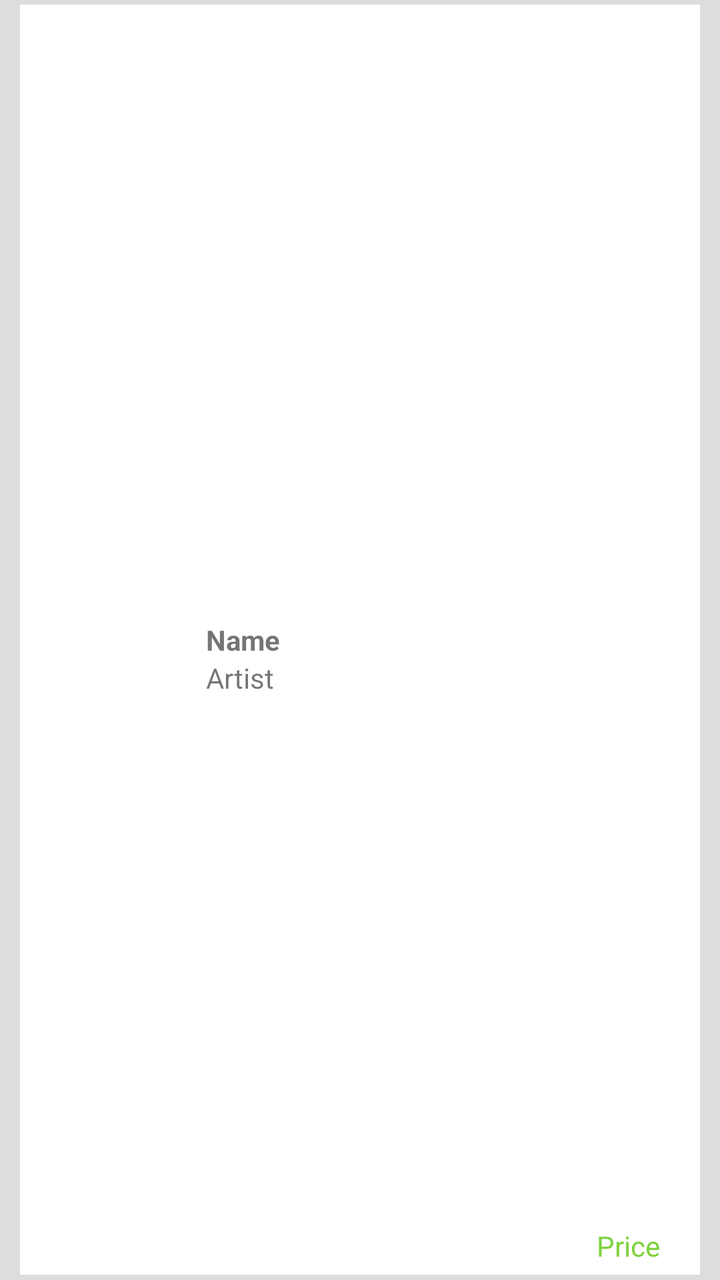
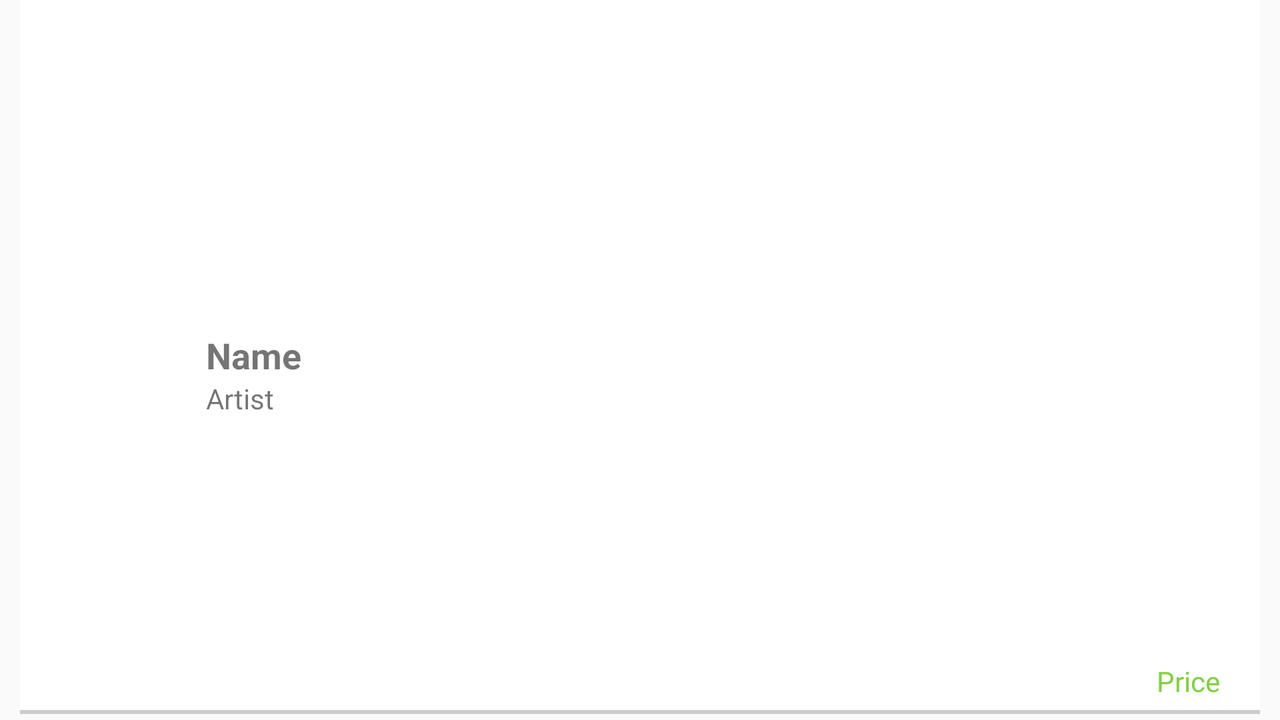

Two renders of one Android screen. The first uses the default layout on a phone; the second uses the alternative layout the repository ships for a different screen configuration, on a matching device. The two XML files are below.
<!-- AndroidManifest.xml: application theme AppTheme -->
<!-- res/layout/app_adapter.xml -->
<?xml version="1.0" encoding="utf-8"?>
<RelativeLayout xmlns:android="http://schemas.android.com/apk/res/android"
    android:id="@+id/mainContainer"
    android:layout_width="match_parent"
    android:layout_height="100dp"
    android:background="#dddddd" >

    <View
        android:id="@+id/shadowView"
        android:layout_width="match_parent"
        android:layout_height="match_parent"
        android:layout_marginBottom="3dp"
        android:layout_marginLeft="10dp"
        android:layout_marginRight="10dp"
        android:layout_marginTop="10dp"
        android:background="#cccccc" />

    <RelativeLayout
        android:id="@+id/innerContainer"
        android:layout_width="match_parent"
        android:layout_height="match_parent"
        android:layout_centerHorizontal="true"
        android:layout_centerVertical="true"
        android:layout_marginBottom="5dp"
        android:layout_marginLeft="10dp"
        android:layout_marginRight="10dp"
        android:background="#ffffff" >

        <ImageView
            android:id="@+id/icon"
            android:layout_width="53dp"
            android:layout_height="53dp"
            android:layout_alignParentLeft="true"
            android:layout_centerVertical="true"
            android:layout_marginLeft="20dp"
            android:scaleType="fitStart"
            android:adjustViewBounds="true"/>

        <TextView
            android:id="@+id/name"
            android:layout_width="wrap_content"
            android:layout_height="wrap_content"
            android:layout_centerVertical="true"
            android:layout_marginLeft="20dp"
            android:layout_toRightOf="@+id/icon"
            android:textStyle="bold"
            android:text="Name" />

        <TextView
            android:id="@+id/artist"
            android:layout_width="wrap_content"
            android:layout_height="wrap_content"
            android:layout_centerVertical="true"
            android:layout_below="@+id/name"
            android:layout_marginLeft="20dp"
            android:layout_toRightOf="@+id/icon"
            android:text="Artist" />

        <TextView
            android:id="@+id/price"
            android:layout_width="wrap_content"
            android:layout_height="wrap_content"
            android:layout_marginRight="20dp"
            android:layout_alignParentBottom="true"
            android:layout_alignParentRight="true"
            android:layout_marginBottom="5dp"
            android:textColor="@color/priceTextColor"
            android:text="Price" />

    </RelativeLayout>

</RelativeLayout>
<!-- resources referenced by this layout -->
<resources>
  <color name="priceTextColor">#7ED23E</color>
  <style name="AppTheme" parent="MyMaterialTheme.Base">
  
      </style>
  <style name="MyMaterialTheme.Base" parent="Theme.AppCompat.Light.DarkActionBar">
          <item name="windowNoTitle">true</item>
          <item name="windowActionBar">false</item>
          <item name="colorPrimary">@color/ColorPrimary</item>
          <item name="colorPrimaryDark">@color/ColorPrimaryDark</item>
          <item name="colorAccent">@color/colorAccent</item>
      </style>
  <color name="ColorPrimary">#FF5722</color>
  <color name="ColorPrimaryDark">#E64A19</color>
  <color name="colorAccent">#FF80AB</color>
</resources>
<!-- res/layout-land/app_adapter.xml (the author's variant of the layout above) -->
<!-- drawn on the phone turned sideways -->
<?xml version="1.0" encoding="utf-8"?>
<RelativeLayout xmlns:android="http://schemas.android.com/apk/res/android"
    android:id="@+id/mainContainer"
    android:layout_width="match_parent"
    android:layout_height="200dp" >

    <View
        android:id="@+id/shadowView"
        android:layout_width="wrap_content"
        android:layout_height="match_parent"
        android:layout_marginBottom="3dp"
        android:layout_marginLeft="10dp"
        android:layout_marginRight="10dp"
        android:layout_marginTop="10dp"
        android:background="#cccccc" />

    <RelativeLayout
        android:id="@+id/innerContainer"
        android:layout_width="wrap_content"
        android:layout_height="match_parent"
        android:layout_marginBottom="5dp"
        android:layout_marginLeft="10dp"
        android:layout_marginRight="10dp"
        android:background="#ffffff" >

        <ImageView
            android:id="@+id/icon"
            android:layout_width="53dp"
            android:layout_height="53dp"
            android:layout_alignParentLeft="true"
            android:layout_centerVertical="true"
            android:layout_marginLeft="20dp"
            android:scaleType="centerCrop"
            android:adjustViewBounds="true"/>

        <TextView
            android:id="@+id/name"
            android:layout_width="wrap_content"
            android:layout_height="wrap_content"
            android:layout_centerVertical="true"
            android:layout_marginLeft="20dp"
            android:layout_toRightOf="@+id/icon"
            android:textSize="@dimen/textSizeTV"
            android:textStyle="bold"
            android:text="Name" />

        <TextView
            android:id="@+id/artist"
            android:layout_width="wrap_content"
            android:layout_height="wrap_content"
            android:layout_centerVertical="true"
            android:layout_below="@+id/name"
            android:layout_marginLeft="20dp"
            android:layout_toRightOf="@+id/icon"
            android:text="Artist" />

        <TextView
            android:id="@+id/price"
            android:layout_width="wrap_content"
            android:layout_height="wrap_content"
            android:layout_marginRight="20dp"
            android:layout_alignParentBottom="true"
            android:layout_alignParentRight="true"
            android:layout_marginBottom="5dp"
            android:textColor="@color/priceTextColor"
            android:text="Price" />

    </RelativeLayout>

</RelativeLayout>
<!-- resources referenced by the variant -->
<!-- as the phone turned sideways resolves them -->
<resources>
  <color name="priceTextColor">#7ED23E</color>
  <dimen name="textSizeTV">18dp</dimen>
  <style name="AppTheme" parent="MyMaterialTheme.Base">
  
      </style>
  <style name="MyMaterialTheme.Base" parent="Theme.AppCompat.Light.DarkActionBar">
          <item name="windowNoTitle">true</item>
          <item name="windowActionBar">false</item>
          <item name="colorPrimary">@color/ColorPrimary</item>
          <item name="colorPrimaryDark">@color/ColorPrimaryDark</item>
          <item name="colorAccent">@color/colorAccent</item>
      </style>
  <color name="ColorPrimary">#FF5722</color>
  <color name="ColorPrimaryDark">#E64A19</color>
  <color name="colorAccent">#FF80AB</color>
</resources>
